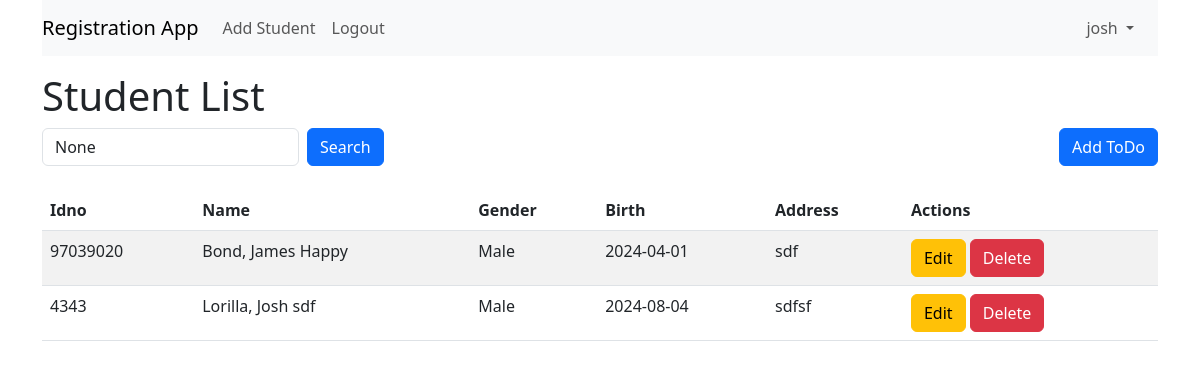
The app's page / (signed in) with its own data.
### reg/models.py (models this page shows)
class Student(models.Model):
    MALE = 'Male'
    FEMALE = 'Female'
    SEX = (
        (MALE, 'Male'),
        (FEMALE, 'Female'),
    )
    id_no = models.CharField(max_length=50, unique=True)
    last_name = models.CharField(max_length=50)
    first_name = models.CharField(max_length=50)
    middle_name = models.CharField(max_length=50)
    birth_date = models.DateTimeField(auto_now_add=False)
    address = models.CharField(max_length=255, blank=True, null=True)
    gender = models.CharField(
        max_length=10, choices=SEX, blank=True, null=True)
    subjects = models.ManyToManyField(Subject, related_name='students')
    class Meta:
        ordering = ['last_name', 'first_name']
    def __str__(self):
        return f"{self.last_name}, {self.first_name} {self.middle_name}"

### reg/views.py (the view)
# urls.py: path('', views.stud_list, name='students'),
@login_required
def stud_list(request):
    query = request.GET.get('search')
    if query:
        students = Student.objects.filter(
            Q(last_name__icontains=query) |
            Q(first_name__icontains=query)  # , user=request.user
        )
    else:
        students = Student.objects.all()
    return render(request, 'students/students.html', {'students': students, 'query': query})

### templates/students/students.html (shortened to what this page needs)
{% extends 'base.html' %}
{% block content %}
<h1>Student List</h1>
<div class="col-md-12">
    <form method="get" action="{% url 'students' %}" class="mb-4 d-flex align-items-center">
        <div class="d-flex">
            <input type="text" name="search" placeholder="Search todos" class="form-control col-xs-3 me-2" value="{{ query }}">
            <button type="submit" class="btn btn-primary">Search</button>
        </div>
        <a class="btn btn-primary ms-auto" href="{% url 'stud_create' %}">Add ToDo</a>
    </form>
</div>
<table class="table table-striped">
    <thead>
        <tr>
            <th>Idno</th>
            <th>Name</th>
            <th>Gender</th>
            <th>Birth</th>
            <th>Address</th>
            <th>Actions</th>
        </tr>
    </thead>
    <tbody>
        {% for stud in students %}
        <tr>
            <td>{{ stud.id_no }}</td>
            <td>{{ stud}}</td>
            <td>{{ stud.gender }}</td>
            <td>{{ stud.birth_date|date:"Y-m-d" }}</td>
            <td>{{ stud.address }}</td>
            <td>
                <a href="{% url 'stud_update' stud.pk %}" class="btn btn-warning">Edit</a>
                <a href="{% url 'stud_delete' stud.pk %}" class="btn btn-danger">Delete</a>
            </td>
        </tr>
        {% endfor %}
    </tbody>
</table>
{% endblock %}

### templates/base.html (shortened to what this page needs)
<!DOCTYPE html>
<html lang="en">
<head>
    <link href="https://cdn.jsdelivr.net/npm/bootstrap@5.3.0/dist/css/bootstrap.min.css" rel="stylesheet">
</head>
<body>
    <div class="container">
        <nav class="navbar navbar-expand-lg navbar-light bg-light">
            <a class="navbar-brand" href="{% url 'students' %}">Registration App</a>
            <div class="collapse navbar-collapse" id="navbarNav">
                <ul class="navbar-nav">
                    {% if user.is_authenticated %}
                    <li class="nav-item">
                        <a class="nav-link" href="{% url 'stud_create' %}">Add Student</a>
                    </li>
                    <li class="nav-item">
                        <a class="nav-link" href="#">Logout</a>
                    </li>
                    {% endif %}
                </ul>
                <ul class="navbar-nav ms-auto">
                    {% if user.is_authenticated %}
                        <li class="nav-item dropdown">
                            <a class="nav-link dropdown-toggle pe-4" href="#" role="button" data-bs-toggle="dropdown" aria-expanded="false">
                                {{user.username}}
                            </a>
                        </li>
                    {% endif %}
                </ul>
            </div>
        </nav>
        <div class="mt-3">
            {% block content %}{% endblock %}
        </div>
    </div>
</body>
</html>

### records on screen
Student: id_no "97039020", last_name+first_name+middle_name "Bond, James Happy", gender "Male", birth_date "2024-04-01", address "sdf"
Student: id_no "4343", last_name+first_name+middle_name "Lorilla, Josh sdf", gender "Male", birth_date "2024-08-04", address "sdfsf"

### other values on screen
{{ user.username }} "josh"
